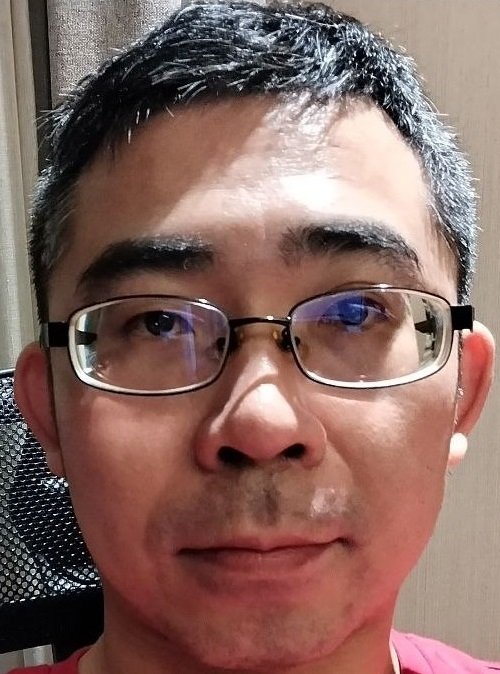
#> input picture hw1/d12922014/origin.jpg, 500 x 674 px
$ python hw1.py
#> lines starting #> are read from the running program, lines starting #| are printed output that depends on the picture
"""
Author: Chin-Yu Morris Chuang
Date: 2023-09-24

Homework 1
# https://predoc.dlc.ntu.edu.tw/viewer?embedded=true&url=https%3A%2F%2Fcool.ntu.edu.tw%2Fcourses%2F29754%2Ffiles%2F4403693%2Fdownload%3Fverifier%3DkA1PXlhMBGn0UNVk2nJN2WHCPoEXxiIZew6B3fYs

Four Requirements
1. Write a program for non-integer scaling of an image with two interpolation methods:
   -- Bilinear interpolation
   -- Bicubic interpolation
2. Take a selfie of yourself, and apply the above image scaling program on your selfie
   (or part of your selfie, e.g., your right eye) with the scaling factors of 0.2, 5, and 32.
3. Compare the quality of the images obtained with bilinear interpolation and with bicubic interpolation.
4. Explain the method of bicubic interpolation, and compare its computational complexity with that of bilinear interpolation.

。 For requirements 1 & 2, you need to show
    -- which function you use or implement
    -- how does your program work
    -- how to use your program
。 For requirements 3 & 4, you need to provide
    -- Resulted images for comparison
    -- Explanation

1. 檔案格式
    -- 學號字母小寫，圖片檔案可接受 jpg、jpeg 和 png。
    -- https://cool.ntu.edu.tw/courses/29754/files/4405070/preview?random=273415303282373675683051764904840924813&
2. Report 內容：除了投影片裡的要求之外，需包含學號姓名、程式執行的環境、使用的套件。 （若使用 Python 請註明版本）

Reference
。 https://www.twblogs.net/a/5eec83c8411a0ed3151d8be4
。 https://shengyu7697.github.io/python-opencv-resize/
。 https://docs.opencv.org/2.4/modules/imgproc/doc/geometric_transformations.html#cv2.resize
"""

import os
import cv2
from pathlib import Path

# 得到作業所在目錄路徑。換言之，取得 d12922014 資料夾路徑
HOMEWORK_DIR_PATH = Path(os.path.dirname(os.path.realpath(__file__))).parent
# 設定存放圖片結果資料夾路徑。換言之，為 d12922014 資料夾底下的 results
RESULTS_DIR_PATH = HOMEWORK_DIR_PATH.joinpath("results")
# 設定原始圖片檔案路徑。換言之，為 d12922014 資料夾底下的 origin.jpg
ORIGIN_JPG_PATH = HOMEWORK_DIR_PATH.joinpath("origin.jpg")

# 依所選擇的方法 (bilinear or bicubis)，將圖片縮放 0.2x、5x、32x 倍
def scale_by_method(image, method):
    RESULTS_DIR_PATH.mkdir(exist_ok=True)
    prefix = "bilinear" if method == cv2.INTER_LINEAR else "bicubic"
    # 0.2x
    image_shrinked = cv2.resize(image, None, fx=0.2, fy=0.2, interpolation=method)
    path_shrinked = RESULTS_DIR_PATH.joinpath(f"{prefix}_0.2x.jpg")
    cv2.imwrite(os.path.abspath(path_shrinked), image_shrinked)
    # 5x
    image_5_times = cv2.resize(image, None, fx=5, fy=5, interpolation=method)
    path_5_times = RESULTS_DIR_PATH.joinpath(f"{prefix}_5x.jpg")
    cv2.imwrite(os.path.abspath(path_5_times), image_5_times)
    # 32x
    image_32_times = cv2.resize(image, None, fx=32, fy=32, interpolation=method)
    path_32_times = RESULTS_DIR_PATH.joinpath(f"{prefix}_32x.jpg")
    cv2.imwrite(os.path.abspath(path_32_times), image_32_times)

# 程式碼進入點
if __name__ == "__main__":
    # 讀取原始圖片
    image = cv2.imread(os.path.abspath(ORIGIN_JPG_PATH))
#> image is the input picture: shape (674, 500, 3); mean B, G, R 96.6, 103.3, 133.9
    # 用 bilinear 的方式，將圖片縮放 0.2x、5x、32x 倍
    scale_by_method(image, cv2.INTER_LINEAR)
#> in scale_by_method, `image_shrinked = cv2.resize(image, None, fx=0.2, fy=0.2, interpolation..`:
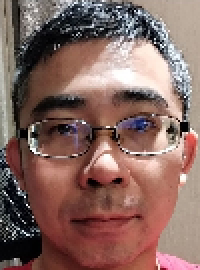
#> image_shrinked: shape (135, 100, 3) (shown 2 times larger); mean B, G, R 96.3, 102.9, 133.6
    # 用 bicubic 的方式，將圖片縮放 0.2x、5x、32x 倍
    scale_by_method(image, cv2.INTER_CUBIC)
